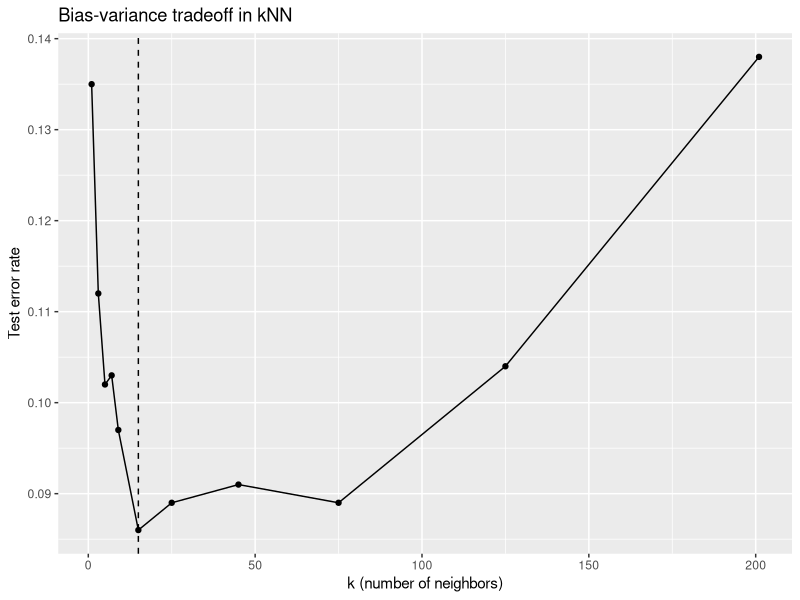
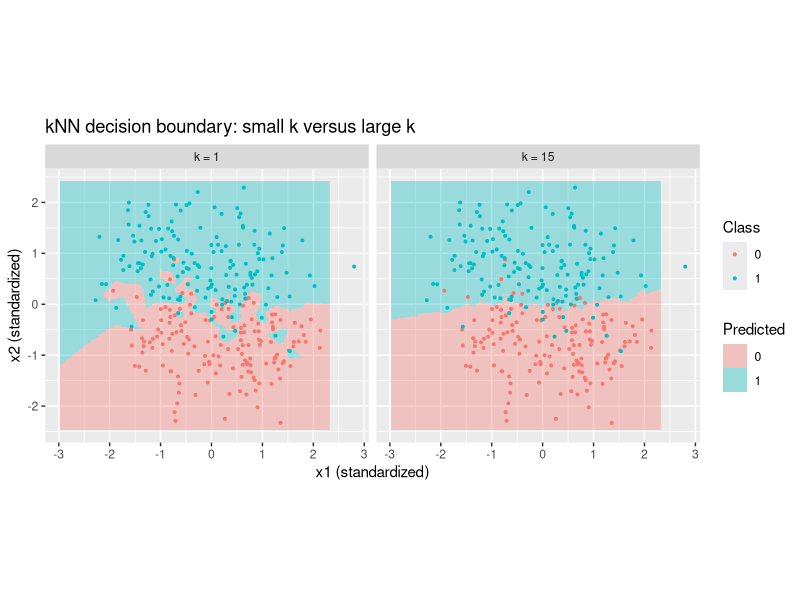

Generate these figures, in order, with R:
## ---- chunk 1
#| include: false
suppressPackageStartupMessages(library(tidyverse))
## ---- chunk 2
set.seed(1)

# Two classes, each a mixture of Gaussian blobs in 2-D.
gen_data <- function(n_per_class) {
  # class 0 centers
  c0 <- rbind(c(-1, -1), c(1.5, -1.5))
  # class 1 centers
  c1 <- rbind(c(1, 1.2), c(-1.5, 1.5))
  draw <- function(centers, n, label) {
    idx <- sample(seq_len(nrow(centers)), n, replace = TRUE)
    pts <- centers[idx, , drop = FALSE] +
      matrix(rnorm(2 * n, sd = 0.9), ncol = 2)
    data.frame(x1 = pts[, 1], x2 = pts[, 2], y = factor(label))
  }
  rbind(
    draw(c0, n_per_class, 0),
    draw(c1, n_per_class, 1)
  )
}

train <- gen_data(150)
test  <- gen_data(500)

# Standardize features using the training mean and sd.
mu <- colMeans(train[, c("x1", "x2")])
sdv <- apply(train[, c("x1", "x2")], 2, sd)

scale_xy <- function(df) {
  out <- df
  out$x1 <- (df$x1 - mu["x1"]) / sdv["x1"]
  out$x2 <- (df$x2 - mu["x2"]) / sdv["x2"]
  out
}

train_s <- scale_xy(train)
test_s  <- scale_xy(test)
## ---- chunk 3
library(class)

ks <- c(1, 3, 5, 7, 9, 15, 25, 45, 75, 125, 201)

train_X <- train_s[, c("x1", "x2")]
test_X  <- test_s[, c("x1", "x2")]

set.seed(2)
err <- sapply(ks, function(k) {
  pred <- knn(train = train_X, test = test_X, cl = train_s$y, k = k)
  mean(pred != test_s$y)
})

err_tab <- data.frame(k = ks, test_error = round(err, 4))
knitr::kable(
  err_tab,
  caption = "kNN test error as a function of k. The error is high for very small k (high variance), reaches a minimum at a moderate k, and rises again for large k (high bias)."
)
## ---- chunk 4
library(ggplot2)

best_k <- err_tab$k[which.min(err_tab$test_error)]

ggplot(err_tab, aes(x = k, y = test_error)) +
  geom_line() +
  geom_point() +
  geom_vline(xintercept = best_k, linetype = "dashed") +
  labs(
    x = "k (number of neighbors)",
    y = "Test error rate",
    title = "Bias-variance tradeoff in kNN"
  )
## ---- chunk 5
# Grid over the (standardized) feature space.
g1 <- seq(min(test_X$x1), max(test_X$x1), length.out = 200)
g2 <- seq(min(test_X$x2), max(test_X$x2), length.out = 200)
grid <- expand.grid(x1 = g1, x2 = g2)

boundary_df <- function(k) {
  set.seed(3)
  pred <- knn(train = train_X, test = grid, cl = train_s$y, k = k)
  data.frame(grid, pred = pred, k = paste0("k = ", k))
}

bd <- rbind(boundary_df(1), boundary_df(best_k))
pts <- data.frame(
  x1 = rep(train_s$x1, 2),
  x2 = rep(train_s$x2, 2),
  y  = rep(train_s$y, 2),
  k  = rep(c("k = 1", paste0("k = ", best_k)), each = nrow(train_s))
)

ggplot(bd, aes(x = x1, y = x2)) +
  geom_raster(aes(fill = pred), alpha = 0.35) +
  geom_point(data = pts, aes(color = y), size = 0.7) +
  facet_wrap(~ k) +
  labs(
    x = "x1 (standardized)",
    y = "x2 (standardized)",
    fill = "Predicted",
    color = "Class",
    title = "kNN decision boundary: small k versus large k"
  ) +
  coord_equal()
